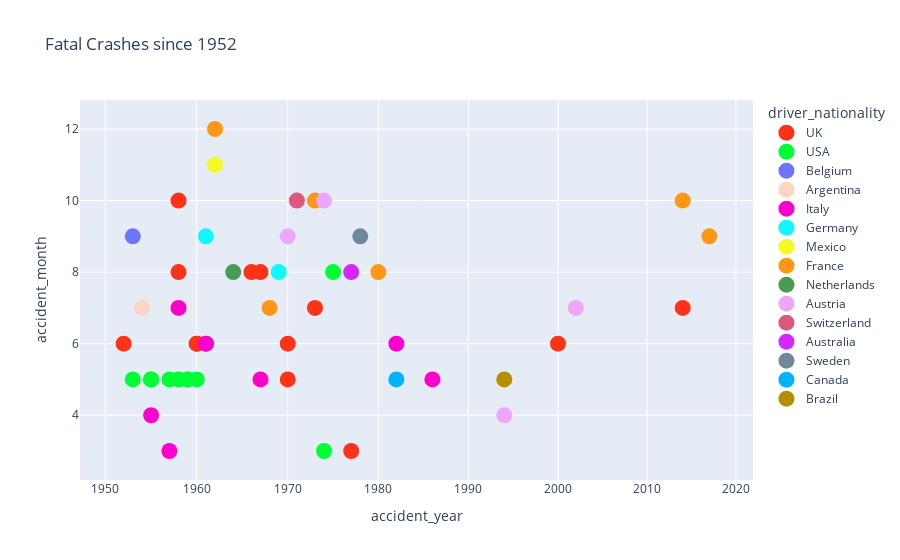

The notebook cell saved with this chart:
### Code cell
#Plot bubble chart 

fig = px.scatter(crash_encoded, x="accident_year", y="accident_month", color= "driver_nationality", title="Fatal Crashes since 1952", hover_name="driver", log_x=True, size_max=60, color_discrete_sequence=px.colors.qualitative.Light24)
fig.update_traces(marker=dict(size=16))
fig.show()

### Figure 1 — Plotly figure (JSON) as saved in the notebook; plotly's stock layout.template omitted (floating-point values rounded to 4 significant figures)
{"data": [{"hovertemplate": "<b>%{hovertext}</b><br><br>driver_nationality=UK<br>accident_year=%{x}<br>accident_month=%{y}<extra></extra>", "hovertext": ["Cameron Earl", "Peter Collins", "Stuart Lewis-Evans", "Chris Bristow", "Alan Stacey", "Shane Summers", "John Taylor", "Bob Anderson", "Martin Brain", "Piers Courage", "Roger Williamson", "Tom Pryce", "John Dawson-Damer", "Denis Welch"], "legendgroup": "UK", "marker": {"color": "#FD3216", "size": 16, "symbol": "circle"}, "mode": "markers", "name": "UK", "orientation": "v", "showlegend": true, "type": "scatter", "x": [1952, 1958, 1958, 1960, 1960, 1961, 1966, 1967, 1970, 1970, 1973, 1977, 2000, 2014], "xaxis": "x", "y": [6, 8, 10, 6, 6, 6, 8, 8, 5, 6, 7, 3, 6, 7], "yaxis": "y"}, {"hovertemplate": "<b>%{hovertext}</b><br><br>driver_nationality=USA<br>accident_year=%{x}<br>accident_month=%{y}<extra></extra>", "hovertext": ["Chet Miller", "Manny Ayulo", "Bill Vukovich", " Keith Andrews", "Pat O'Connor", "Jerry Unser Jr.", "Bob Cortner", "Harry Schell", "Peter Revson", "Mark Donohue"], "legendgroup": "USA", "marker": {"color": "#00FE35", "size": 16, "symbol": "circle"}, "mode": "markers", "name": "USA", "orientation": "v", "showlegend": true, "type": "scatter", "x": [1953, 1955, 1955, 1957, 1958, 1959, 1959, 1960, 1974, 1975], "xaxis": "x", "y": [5, 5, 5, 5, 5, 5, 5, 5, 3, 8], "yaxis": "y"}, {"hovertemplate": "<b>%{hovertext}</b><br><br>driver_nationality=Belgium<br>accident_year=%{x}<br>accident_month=%{y}<extra></extra>", "hovertext": ["Charles de Tornaco"], "legendgroup": "Belgium", "marker": {"color": "#6A76FC", "size": 16, "symbol": "circle"}, "mode": "markers", "name": "Belgium", "orientation": "v", "showlegend": true, "type": "scatter", "x": [1953], "xaxis": "x", "y": [9], "yaxis": "y"}, {"hovertemplate": "<b>%{hovertext}</b><br><br>driver_nationality=Argentina<br>accident_year=%{x}<br>accident_month=%{y}<extra></extra>", "hovertext": ["Onofre Marimón"], "legendgroup": "Argentina", "marker": {"color": "#FED4C4", "size": 16, "symbol": "circle"}, "mode": "markers", "name": "Argentina", "orientation": "v", "showlegend": true, "type": "scatter", "x": [1954], "xaxis": "x", "y": [7], "yaxis": "y"}, {"hovertemplate": "<b>%{hovertext}</b><br><br>driver_nationality=Italy<br>accident_year=%{x}<br>accident_month=%{y}<extra></extra>", "hovertext": ["Mario Alborghetti", "Eugenio Castellotti", "Luigi Musso", "Giulio Cabianca", "Lorenzo Bandini", "Riccardo Paletti", "Elio de Angelis"], "legendgroup": "Italy", "marker": {"color": "#FE00CE", "size": 16, "symbol": "circle"}, "mode": "markers", "name": "Italy", "orientation": "v", "showlegend": true, "type": "scatter", "x": [1955, 1957, 1958, 1961, 1967, 1982, 1986], "xaxis": "x", "y": [4, 3, 7, 6, 5, 6, 5], "yaxis": "y"}, {"hovertemplate": "<b>%{hovertext}</b><br><br>driver_nationality=Germany<br>accident_year=%{x}<br>accident_month=%{y}<extra></extra>", "hovertext": ["Wolfgang von Trips", "Gerhard Mitter"], "legendgroup": "Germany", "marker": {"color": "#0DF9FF", "size": 16, "symbol": "circle"}, "mode": "markers", "name": "Germany", "orientation": "v", "showlegend": true, "type": "scatter", "x": [1961, 1969], "xaxis": "x", "y": [9, 8], "yaxis": "y"}, {"hovertemplate": "<b>%{hovertext}</b><br><br>driver_nationality=Mexico<br>accident_year=%{x}<br>accident_month=%{y}<extra></extra>", "hovertext": ["Ricardo Rodríguez"], "legendgroup": "Mexico", "marker": {"color": "#F6F926", "size": 16, "symbol": "circle"}, "mode": "markers", "name": "Mexico", "orientation": "v", "showlegend": true, "type": "scatter", "x": [1962], "xaxis": "x", "y": [11], "yaxis": "y"}, {"hovertemplate": "<b>%{hovertext}</b><br><br>driver_nationality=France<br>accident_year=%{x}<br>accident_month=%{y}<extra></extra>", "hovertext": ["Gary Hocking", "Jo Schlesser", "François Cevert", "Patrick Depailler", "Jules Bianchi", "David Ferrer"], "legendgroup": "France", "marker": {"color": "#FF9616", "size": 16, "symbol": "circle"}, "mode": "markers", "name": "France", "orientation": "v", "showlegend": true, "type": "scatter", "x": [1962, 1968, 1973, 1980, 2014, 2017], "xaxis": "x", "y": [12, 7, 10, 8, 10, 9], "yaxis": "y"}, {"hovertemplate": "<b>%{hovertext}</b><br><br>driver_nationality=Netherlands<br>accident_year=%{x}<br>accident_month=%{y}<extra></extra>", "hovertext": ["Carel Godin de Beaufort"], "legendgroup": "Netherlands", "marker": {"color": "#479B55", "size": 16, "symbol": "circle"}, "mode": "markers", "name": "Netherlands", "orientation": "v", "showlegend": true, "type": "scatter", "x": [1964], "xaxis": "x", "y": [8], "yaxis": "y"}, {"hovertemplate": "<b>%{hovertext}</b><br><br>driver_nationality=Austria<br>accident_year=%{x}<br>accident_month=%{y}<extra></extra>", "hovertext": ["Jochen Rindt", "Helmuth Koinigg", "Roland Ratzenberger", "Fritz Glatz"], "legendgroup": "Austria", "marker": {"color": "#EEA6FB", "size": 16, "symbol": "circle"}, "mode": "markers", "name": "Austria", "orientation": "v", "showlegend": true, "type": "scatter", "x": [1970, 1974, 1994, 2002], "xaxis": "x", "y": [9, 10, 4, 7], "yaxis": "y"}, {"hovertemplate": "<b>%{hovertext}</b><br><br>driver_nationality=Switzerland<br>accident_year=%{x}<br>accident_month=%{y}<extra></extra>", "hovertext": ["Jo Siffert"], "legendgroup": "Switzerland", "marker": {"color": "#DC587D", "size": 16, "symbol": "circle"}, "mode": "markers", "name": "Switzerland", "orientation": "v", "showlegend": true, "type": "scatter", "x": [1971], "xaxis": "x", "y": [10], "yaxis": "y"}, {"hovertemplate": "<b>%{hovertext}</b><br><br>driver_nationality=Australia<br>accident_year=%{x}<br>accident_month=%{y}<extra></extra>", "hovertext": ["Brian McGuire"], "legendgroup": "Australia", "marker": {"color": "#D626FF", "size": 16, "symbol": "circle"}, "mode": "markers", "name": "Australia", "orientation": "v", "showlegend": true, "type": "scatter", "x": [1977], "xaxis": "x", "y": [8], "yaxis": "y"}, {"hovertemplate": "<b>%{hovertext}</b><br><br>driver_nationality=Sweden<br>accident_year=%{x}<br>accident_month=%{y}<extra></extra>", "hovertext": ["Ronnie Peterson"], "legendgroup": "Sweden", "marker": {"color": "#6E899C", "size": 16, "symbol": "circle"}, "mode": "markers", "name": "Sweden", "orientation": "v", "showlegend": true, "type": "scatter", "x": [1978], "xaxis": "x", "y": [9], "yaxis": "y"}, {"hovertemplate": "<b>%{hovertext}</b><br><br>driver_nationality=Canada<br>accident_year=%{x}<br>accident_month=%{y}<extra></extra>", "hovertext": [" Gilles Villeneuve"], "legendgroup": "Canada", "marker": {"color": "#00B5F7", "size": 16, "symbol": "circle"}, "mode": "markers", "name": "Canada", "orientation": "v", "showlegend": true, "type": "scatter", "x": [1982], "xaxis": "x", "y": [5], "yaxis": "y"}, {"hovertemplate": "<b>%{hovertext}</b><br><br>driver_nationality=Brazil<br>accident_year=%{x}<br>accident_month=%{y}<extra></extra>", "hovertext": ["Ayrton Senna"], "legendgroup": "Brazil", "marker": {"color": "#B68E00", "size": 16, "symbol": "circle"}, "mode": "markers", "name": "Brazil", "orientation": "v", "showlegend": true, "type": "scatter", "x": [1994], "xaxis": "x", "y": [5], "yaxis": "y"}], "layout": {"legend": {"title": {"text": "driver_nationality"}, "tracegroupgap": 0}, "title": {"text": "Fatal Crashes since 1952"}, "xaxis": {"anchor": "y", "domain": [0, 1], "title": {"text": "accident_year"}, "type": "log"}, "yaxis": {"anchor": "x", "domain": [0, 1], "title": {"text": "accident_month"}}}}
